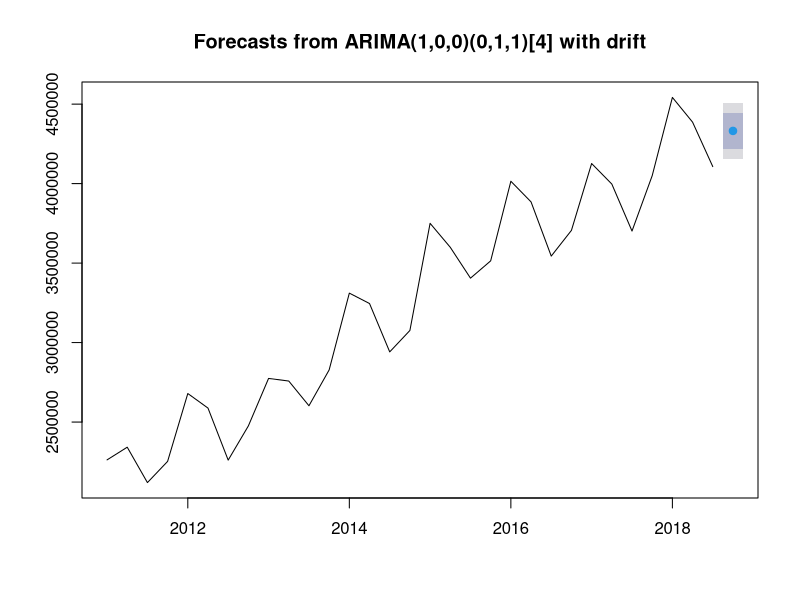

Source code (R):
# allows reading/writing of excel sheets, functions
library(readxl)
library(writexl)
library(zoo)
library(forecast)

excel_sheets('financial_recleaned.xlsx')
excel_sheets('new_stores.xlsx')

#read excel sheets
input_sheet = read_excel("financial_recleaned.xlsx", sheet=1, col_names = TRUE)
new_stores = read_excel("new_stores.xlsx", sheet=1, col_names = TRUE)

#get data
quarterly_indexes = c()
for (i in 0:90) {
  if (i%%3==0) {
    quarterly_indexes <- c(quarterly_indexes, 5+i)
  }
}

#zoo sequence to create name as year/quarter
quarters <- as.yearqtr(2011 + seq(0, 30)/4)
format(quarters, "%Y Quarter %q")
quarters <-  as.numeric(quarters)


#REVENUE FORECAST

#organize data for arima model
rev_used = as.numeric(t(input_sheet[7,quarterly_indexes]))
rev_wholesale = as.numeric(t(input_sheet[8,quarterly_indexes]))
rev_other = as.numeric(t(input_sheet[13,quarterly_indexes]))
rev_total = as.numeric(t(input_sheet[15,quarterly_indexes]))
rev_total <- as.data.frame((rev_total))

#training
data <- data.frame(quarters, rev_used, rev_wholesale, rev_other, new_stores["nstores"], rev_total)
sample <- sample.int(n = nrow(data), size = floor(1*nrow(data)), replace = T)

training <- rev_total[sample,]
testing <- data[-sample,]

#change to time series for arima
tsData = ts(rev_total, start = c(2011,1), frequency = 4)

#model and graph
fit <- auto.arima(tsData, approximation=FALSE, trace=FALSE)
arima_forecast = forecast(fit, h = 1)
accuracy(fit)
plot(arima_forecast)

#forecast
arima_forecast

#accuracy
summary(fit)



